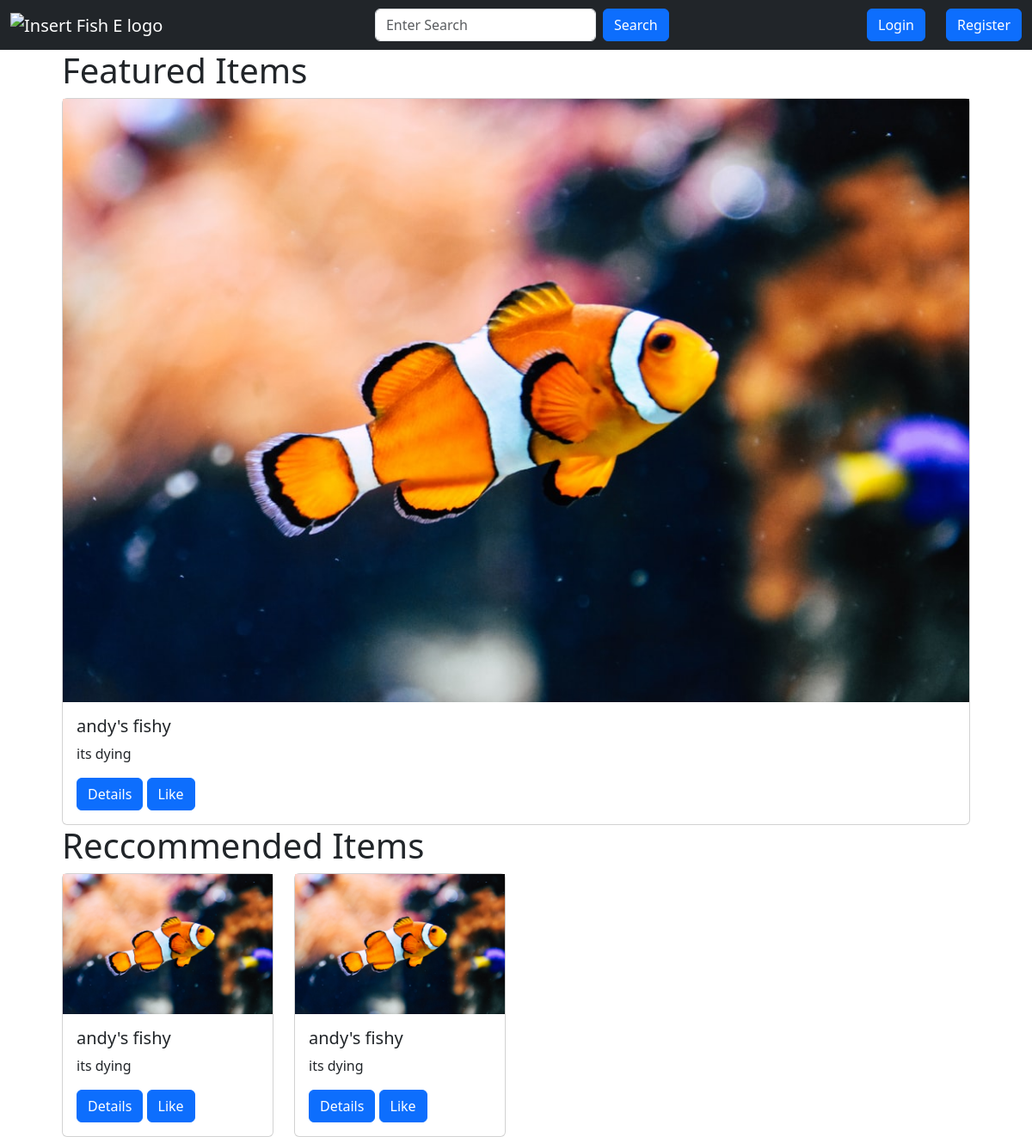
The page /home on the database its author committed.
### app.py (models this page shows, shortened)
class Item(db.Model):
    id = db.Column(db.Integer, primary_key=True)
    user_id = db.Column(db.Integer, db.ForeignKey("user.id"), nullable=False)
    name = db.Column(db.String(100), nullable=False)
    description = db.Column(db.String(500), nullable=False)
    date_posted = db.Column(db.DateTime, nullable=False, default=datetime.utcnow)
    base_price = db.Column(db.Float, nullable=False)
    image_file = db.Column(db.String(200), nullable=False, default="default.jpg")
    likes = db.relationship("ItemLike", backref="item", lazy=True)
    status = db.Column(
        db.String(10), nullable=False, default="available"
    )  # "available" or "sold"

### app.py (the view)
@app.route("/home")
def render_home():
    form = SearchForm()
    items = Item.query.filter_by(status="available").limit(4).all()
    r_items = items + items
    f_items = items
    l_items = []
    if current_user.is_authenticated:
        for like in current_user.liked:
            item = Item.query.filter_by(id=like.item_id).first()
            l_items.append(item)
    return render_template(
        "home.html",
        f_items=f_items,
        r_items=r_items,
        l_items=l_items,
        form=form,
    )

### app.py
class SearchForm(FlaskForm):
    search = StringField(
        validators=[DataRequired()], render_kw={"placeholder": "Enter Search"}
    )
    submit = SubmitField("Search")

### templates/home.html (shortened to what this page needs)
{% from 'macros/navbar.html' import navbar %}
{% from 'macros/my_likes.html' import my_likes %}
{% from 'macros/featured_items.html' import featured_items %}
{% from 'macros/reccommended_items.html' import reccommended_items %}
{% extends 'base.html' %}
{% block content %}
{{ navbar(form, current_user) }}
<div class="container-fluid">
    <div class="row mx-5">
        <div class="col-md-12">
            {{ featured_items(f_items, current_user) }}
        </div>
    </div>
    <div class="row mx-5">
        <div class="col-md-12">
            {{ reccommended_items(r_items, current_user) }}
        </div>
    </div>
</div>
{% endblock content %}

### templates/macros/featured_items.html
{% from 'macros/item_card.html' import item_card %}
{% macro featured_items(items, current_user) %}
<div class="row">
    <div class="col">
        <div class="row">
            <div class="col">
                <h1>Featured Items</h1>
            </div>
        </div>
        <div class="row">
            {% for item in items %}
            <div class="col">
                {{ item_card(item, current_user) }}
            </div>
            {% endfor %}
        </div>
    </div>
</div>
{% endmacro %}

### templates/macros/reccommended_items.html
{% from 'macros/item_card.html' import item_card %}
{% macro reccommended_items(items, current_user) %}
<div class="row">
    <div class="col">
        <div class="row">
            <div class="col">
                <h1>Reccommended Items</h1>
            </div>
        </div>
        <div class="row gy-5">
            {% for item in items %}
            <div class="col-md-3">
                {{ item_card(item, current_user) }}
            </div>
            {% endfor %}
        </div>
    </div>
</div>
{% endmacro %}

### templates/macros/item_card.html
{% macro item_card(item, current_user) %}
<div class="card">
    <img src="{{ url_for('static', filename='img/' + item.image_file) }}" alt="insert image"
        style="display: block; max-width: 100%; height: auto;">
    <div class="card-body">
        {% if item.status == "bought" %}
        <h5 class="card-title">{{ item.name }} <small>(bought)</small></h5>
        {% else %}
        <h5 class="card-title">{{ item.name }}</h5>
        {% endif %}
        <p class="card-text">{{ item.description }}</p>
        <a href="/item/{{ item.id }}" class="btn btn-primary">Details</a>
        {% if current_user.is_authenticated %}
        {% if not current_user.has_liked_item(item) %}
        <a href="{{ url_for('like_action', item_id=item.id, action='like') }}" class="btn btn-primary">Like</a>
        {% else %}
        <a href="{{ url_for('like_action', item_id=item.id, action='unlike') }}" class="btn btn-primary">Unlike</a>
        {% endif %}
        {% else %}
        <a href="{{ url_for('like_action', item_id=item.id, action='like') }}" class="btn btn-primary">Like</a>
        {% endif %}
    </div>
</div>
{% endmacro %}

### rows shown on the page
Item: image_file (placeholder picture), name "andy's fishy", description "its dying"
